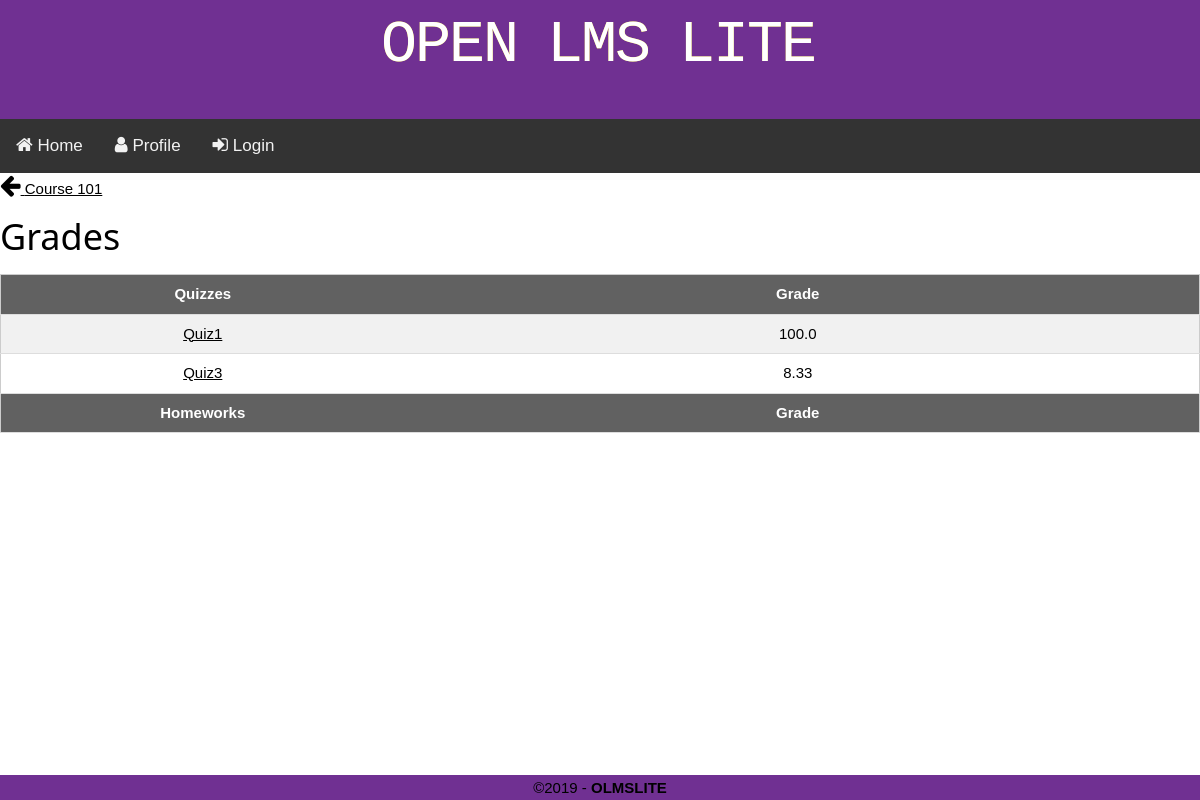
Page /courses/1/grades/ on the earlier database version.
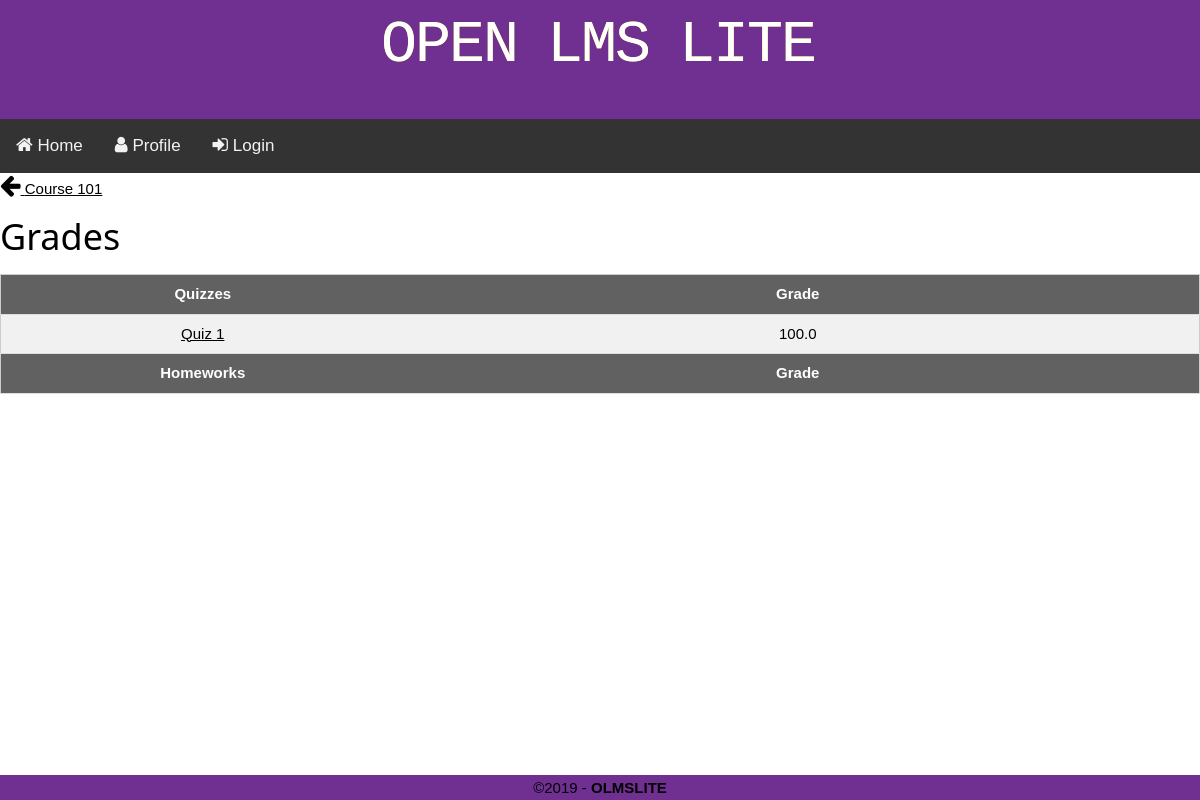
Same page on the later database version.
### courses/models.py (models this page shows, shortened)
class Grade(models.Model):
	assignment = models.ForeignKey(Assignment, on_delete=models.CASCADE, blank=True, default=None)
	grade_value = models.FloatField(blank=True, default=None)
	stdnt = models.ForeignKey('accounts.Student', on_delete=models.CASCADE, blank=True, default=None)
	file = models.FileField(blank=True, default=None)

class Assignment(models.Model):
	assignment_name	= models.CharField(max_length=255, blank=True)
	open_date		= models.DateTimeField(blank=True)
	due_date		= models.DateTimeField(blank=True)
	prof			= models.ForeignKey('accounts.Professor', on_delete=models.CASCADE)
	course_id		= models.ForeignKey('courses.Course', on_delete=models.CASCADE)
	TYPE_CHOICES = (
		(2, 'homework'),
		(1, 'survey'),
		(0, 'quiz'),
	)
	type 			= models.SmallIntegerField(choices=TYPE_CHOICES, blank=True)

### courses/views.py (the view)
# urls.py: path('courses/<int:cid>/grades/', courseView.grade_view, name='assignment_list'),
def grade_view(request, cid):
	context_dict = {}
	quiz_grades = []
	course = Course.objects.get(id=cid)
	quizzes = course.quizes.all()
	homeworks = course.homeworks.all()
	surveys = course.surveys.all()
	for quiz in quizzes:
		try:
			quiz_grades.append(Grade.objects.get(assignment=quiz))
		except:
			pass
	context_dict['course'] = course
	context_dict['quizzes'] = quizzes
	context_dict['homeworks'] = homeworks
	context_dict['surveys'] = surveys
	context_dict['quiz_grades'] = quiz_grades
	return render(request, 'assignment_list.html', context_dict)

### templates/assignment_list.html
{% extends 'base.html' %}
{% load static %}
{% block content %}
    <a href="{% url 'course_page' id=course.id %}"><i class="fa fa-arrow-left" style="font-size:24px"></i> {{ course.course_name }}</a>
    <h1>Grades</h1>
    <table class="w3-table-all w3-centered">
        <tbody>
        <tr class="quiztablerow w3-dark-gray">
            <th class="tablerowheader">Quizzes</th>
            <th class="tablerowheader">Grade</th>
        </tr>
         {% for Grade in quiz_grades %}
            <tr>
                <td class="cQuizList">
                    <a href="{% url 'submission_view' cid=Grade.assignment.course_id.id id=Grade.id %} ">
                        {{ Grade.assignment.assignment_name }}
                    </a>
                </td>
                <td>{{ Grade.grade_value }}</td>
            </tr>
        {% endfor %}
        <tr class="quiztablerow w3-dark-gray">
            <th class="tablerowheader">Homeworks</th>
            <th class="tablerowheader">Grade</th>
        </tr>
        </tbody>
    </table>
{% endblock content %}

Differences in the rows shown:
removed Grade: assignment.assignment_name "Quiz1", grade_value "100.0"
removed Grade: assignment.assignment_name "Quiz3", grade_value "8.33"
added Grade: assignment.assignment_name "Quiz 1", grade_value "100.0"
